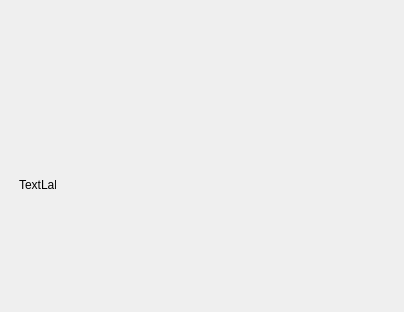
<?xml version="1.0" encoding="UTF-8"?>
<ui version="4.0">
 <class>storein</class>
 <widget class="QDialog" name="storein">
  <property name="geometry">
   <rect>
    <x>0</x>
    <y>0</y>
    <width>404</width>
    <height>312</height>
   </rect>
  </property>
  <property name="windowTitle">
   <string>Dialog</string>
  </property>
  <widget class="QWidget" name="widget" native="true">
   <property name="geometry">
    <rect>
     <x>9</x>
     <y>9</y>
     <width>381</width>
     <height>111</height>
    </rect>
   </property>
  </widget>
  <widget class="QWidget" name="widget_2" native="true">
   <property name="geometry">
    <rect>
     <x>9</x>
     <y>129</y>
     <width>381</width>
     <height>131</height>
    </rect>
   </property>
   <widget class="QLabel" name="label">
    <property name="geometry">
     <rect>
      <x>10</x>
      <y>50</y>
      <width>37</width>
      <height>12</height>
     </rect>
    </property>
    <property name="text">
     <string>TextLabel</string>
    </property>
   </widget>
  </widget>
 </widget>
 <resources/>
 <connections/>
</ui>
